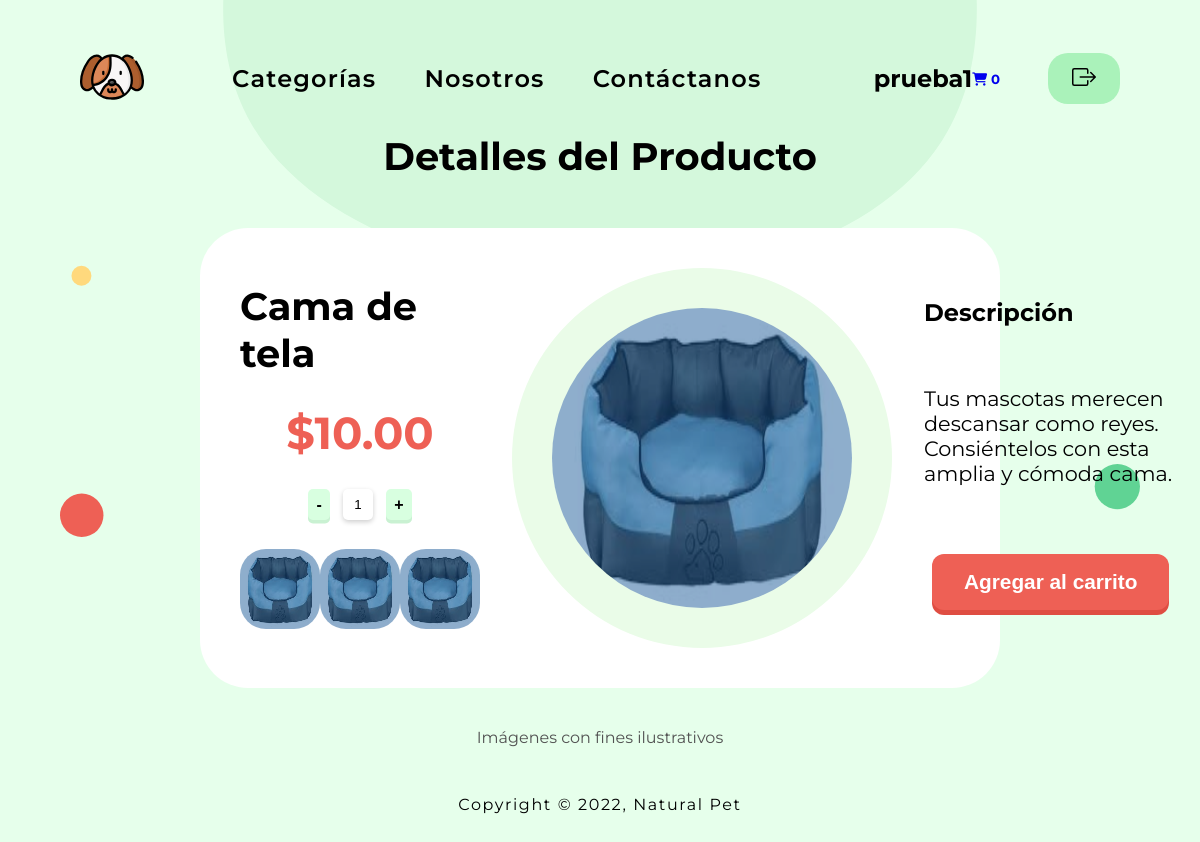
/paginas/producto1.php (signed in), run on the app's committed database.
### tables this page shows
CREATE TABLE IF NOT EXISTS `productos` (
  `IDProducto` int(5) UNSIGNED ZEROFILL NOT NULL AUTO_INCREMENT,
  `IDCategoria` int(5) UNSIGNED ZEROFILL NOT NULL,
  `producto` varchar(250) NOT NULL,
  `descripcion` varchar(300) NOT NULL,
  `precio` double(10,2) NOT NULL,
  `imagen` varchar(255) NOT NULL,
  `href` varchar(255) NOT NULL,
  PRIMARY KEY (`IDProducto`),
  KEY `IDCategoria` (`IDCategoria`)
);

### paginas/producto1.php (the view, shortened to what this page needs)
<?php
    include ("../php/config.php");
?>
<!DOCTYPE html>
<html lang="en" class="bg-products">
<?php include ("../php/headproduct.php");?>
<body>
    <?php include ("../php/headerproductos.php") ?>
    <main>
        <h1>Detalles del Producto</h1>
        <section class="producto">
            <?php
                    $sql = "SELECT * FROM productos WHERE IDCategoria = '00001' AND IDProducto = '00001' ";
                    $resul = mysqli_query($conn, $sql);
                    if (mysqli_num_rows($resul) > 0) {
                        while ($row = mysqli_fetch_array($resul)) {
            ?>
                <form method="POST" action="">
                    <div class="izq">
                        <h1><?php echo $row['producto']; ?></h1>
                        <p style="margin-bottom: 0rem;">$<?php echo $row['precio']; ?></p>
                        <div class="cantidad">
                            <input type="number" name="item_cantidad" min="1" max="100" value="1" readonly />
                        </div>
                        <div class="cajitas">
                            <a href=""><img src="../img/<?php echo $row['imagen']; ?>" alt=""></a>
                            <a href=""><img src="../img/<?php echo $row['imagen']; ?>" alt=""></a>
                            <a href=""><img src="../img/<?php echo $row['imagen']; ?>" alt=""></a>
                        </div>
                    </div>
                    <div class="cen">
                        <div class="circle">
                            <img src="../img/<?php echo $row['imagen']; ?>" alt="">
                        </div>
                    </div>
                    <div class="der">
                        <h2>Descripción</h2>
                        <p style="margin-bottom: 0;"><?php echo $row['descripcion']; ?></p>
                        <form action="" method="POST">
                        <div id="btnpro">
                            <input class="btn vermas" type="submit" name="agregar" value="Agregar al carrito">
                        </div>
                        </form>
                    </div>
                </form>
                <?php
                    }
                }
            ?>
        </section>
    </main>
    <div class="text1"><p>Imágenes con fines ilustrativos</p></div>
    <?php include ("../php/footer.php") ?>
</body>
</html>

### css/products.css (style rules this page uses)
* { margin: 0; padding: 0; }
:root { --color-primary: #ffffff; --color-secondary: #232323; --text-primary: #1f1f1f; --text-secondary: #707070; --bg-greendark: #D4F8DC; --bg-greenlight: #E6FFEB; }
a { text-decoration: none; }
html { background-color: var(--bg-greenlight); }
.bg-products { background-image: url(../svg/product.svg); background-repeat: no-repeat; background-size: 90%; background-position: top center; }
body { font-family: 'Montserrat'; }
main { display: flex; flex-direction: column; align-items: center; justify-content: center; margin-left: 15rem; margin-right: 15rem; }
main h1 { font-size: 2.4rem; margin-bottom: 1rem; }
main p { font-size: 1.3rem; margin-bottom: 2.5rem; }
.cantidad { display: flex; justify-content: center; }
.cantidad input { border: none; outline: none; padding: 0.5rem; border-radius: 5px; margin: 0 0.8rem !important; box-shadow: 0 2px 5px rgb(206, 206, 206); }
#btnpro { display: flex; justify-content: center }
.btn { border-radius: 12px; padding: 1rem 2rem; font-size: 1.3rem; text-decoration: none; margin: 0.5rem; color: #fff; position: relative; display: inline-block; border: none; }
.vermas { font-weight: 600; background-color: #EE6055; box-shadow: 0px 5px 0px 0px #df4d42; }
.producto { background-color: #ffffff; width: 100%; border-radius: 48px; display: flex; margin-top: 2rem; padding: 2.5rem; }
form { height: auto; width: 100%; display: flex; }
.izq { display: flex; flex-direction: column; justify-content: space-around; padding-right: 2rem; width: 100%; }
.izq p { color: #EE6055; font-size: 2.8rem; font-weight: bold; align-self: center; margin-bottom: 0rem; }
.izq h1 { align-self: center; margin: 0; }
.cen { display: flex; justify-content: center; align-items: center; width: 100%; }
.der { display: flex; flex-direction: column; justify-content: space-around; padding-left: 2rem; width: 100%; }
.cajitas { display: flex; justify-content: space-between; }
.cajitas img { border-radius: 26px; height: 5rem; width: 5rem; background-color: yellowgreen; }
.cen img { border-radius: 50%; height: 300px; left: 10px; top: 210px; width: 300px; }
.circle { display: flex; justify-content: center; align-items: center; background-color: #eafce8; border-radius: 50%; height: 380px; left: 10px; top: 210px; width: 380px; }
.text1 { display: flex; justify-content: center; align-items: center; margin-top: 2.5rem; color: rgb(82, 82, 82); }

### data on the page
productos: producto "Cama de tela", precio "10.00", imagen (picture), descripcion "Tus mascotas merecen descansar como reyes. Consiéntelos con esta amplia y cómoda cama."

### other printed values
$_SESSION['usuario'] "prueba1"
